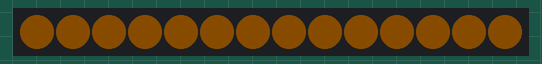
Bench run of a sketch on a simulated ATtiny85, built with avr-gcc and run on an emulated ATtiny85. Shown: 14 RGB LEDs in strip order, left to right. Dim RGB values are drawn brighter than linear; the local clock reads 2024-03-15 10:24:30 at power-on unless the sketch sets it.

Above: at 0.77 s.
At 5.48 s:
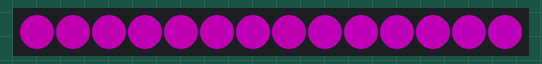
At 10.34 s:
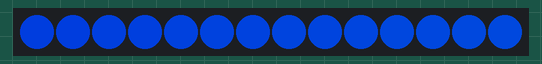
At 20.07 s:
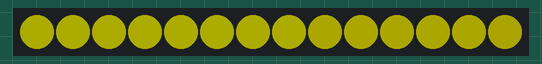
At 28.88 s:
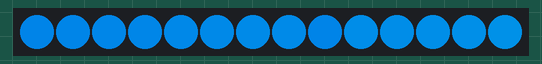
At 39.57 s:
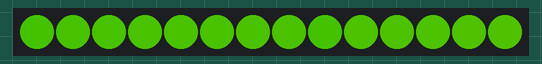

The sketch:

strandtest.edit.ino
```cpp
// Because conditional #includes don't work w/Arduino sketches...
#include <SPI.h>         // COMMENT OUT THIS LINE FOR GEMMA OR TRINKET
#include <SparkFunDS3234RTC.h>
//#include <avr/power.h> // ENABLE THIS LINE FOR GEMMA OR TRINKET
#include <Adafruit_DotStar.h>
#include <TimeLib.h>
#define NUMPIXELS 14 // Number of LEDs in strip
#define DS13074_CS_PIN 10 // DeadOn RTC Chip-select pin
#define INTERRUPT_PIN 2 // DeadOn RTC SQW/interrupt pin (optional)

// Here's how to control the LEDs from any two pins:
#define DATAPIN    4 //RED WIRE
#define CLOCKPIN   5 //GREEN WIRE
#define RTC        0
Adafruit_DotStar strip = Adafruit_DotStar(
  NUMPIXELS, DATAPIN, CLOCKPIN, DOTSTAR_BRG);
// The last parameter is optional -- this is the color data order of the
// DotStar strip, which has changed over time in different production runs.
// Your code just uses R,G,B colors, the library then reassigns as needed.
// Default is DOTSTAR_BRG, so change this if you have an earlier strip.

// Hardware SPI is a little faster, but must be wired to specific pins
// (Arduino Uno = pin 11 for data, 13 for clock, other boards are different).
//Adafruit_DotStar strip = Adafruit_DotStar(NUMPIXELS, DOTSTAR_BRG);
uint8_t mode;
uint8_t curr_pixel;
uint32_t brightness;
uint8_t binaryMonth;
uint8_t binaryDay;
//uint8_t day;
//uint8_t month;
//uint32_t year;

void messWithLEDS();

void setup() {
   Serial.begin(9600);

#if defined(__AVR_ATtiny85__) && (F_CPU == 16000000L)
  clock_prescale_set(clock_div_1); // Enable 16 MHz on Trinket
#endif
  curr_pixel = 0;
  mode = 4;
  //brightness = 0;
  if(RTC){
    #ifdef INTERRUPT_PIN // If using the SQW pin as an interrupt
      pinMode(INTERRUPT_PIN, INPUT_PULLUP);
    #endif
    rtc.begin(DS13074_CS_PIN);
    //rtc.autoTime();
    rtc.setTime(0, 39, 13, 2, 31, 10, 16);
    rtc.update();
    rtc.enableAlarmInterrupt();
  }
  else{
    //day = 17;
    //month = 6;
    //year = 2017;
    setTime(0, 0, 0, 12, 2, 2017);
  }
  strip.begin(); // Initialize pins for output
  strip.setBrightness(255);
  strip.show();  // Turn all LEDs off ASAP
}

// Runs 10 LEDs at a time along strip, cycling through red, green and blue.
// This requires about 200 mA for all the 'on' pixels + 1 mA per 'off' pixel.

int      head  = 0, tail = NUMPIXELS; // Index of first 'on' and 'off' pixels
uint32_t color = 0x000000;
uint8_t r = 0xFF;
uint8_t g = 0x00;
uint8_t b = 0x00;
uint32_t list[NUMPIXELS];

void loop(){
  rtc.update();
  //handleInput();
  switch(mode){
  case 0: //timeDisplayWords();
          break;
  case 1: //timeDisplayTicker();
          break;
  case 2: //dateTicker();
          break;
  case 3: //alarmTrigger();
          break;
  case 4: rainbowPuke();
          break;
  case 5: hackyMinSec();
          break;
  }
}

void hackyMinSec(){
  strip.clear();
  strip.setBrightness(255);
  uint32_t colorMin = 0xFF0000; //Green
  uint32_t colorSec = 0x00FF00; //Red
  int mins;
  int secs;
  if(RTC){
    mins = rtc.hour();
    secs = rtc.minute();
  }
  else{
    mins = minute();
    secs = second();
  }
  int counter = 5;
  int i = 32;

  Serial.print("Min: ");
  Serial.print(mins);
  Serial.print(" Sec: ");
  Serial.print(secs);
  Serial.println();


  while(counter >= 0){
    if(mins - i >= 0){
      strip.setPixelColor(counter+6, colorMin);
      strip.show();
      mins = mins - i;
    } else {
      strip.setPixelColor(counter+6, 0x000000);
      strip.show();
    } if(secs - i >= 0){
      strip.setPixelColor(counter, colorSec);
      strip.show();
      secs = secs - i;
    } else {
      strip.setPixelColor(counter, 0x000000);
      strip.show();
    }
    i = i / 2;
    counter--;
  }
}

void rainbowPuke() {
  strip.clear();
  //color = Color(r, g, b); //Convert separate uint8_t r, g, and b into single uint32_t
  color = ((uint32_t)r << 16) | ((uint32_t)g << 8) | b; //Taken from Adafruit_DotStay.h

  for(int i = NUMPIXELS - 1; i > 0 ; i--){
    strip.setPixelColor(i, list[i-1]); //Changes LED color to color of previous LED
    list[i] = list[i - 1]; //Changes LED color in list to color of previous LED
  }
  strip.setPixelColor(0, color); //Changes first LED to new color
  list[0] = color; //Stores new color to first position of LED list

  strip.setPixelColor(curr_pixel, color);
  strip.setBrightness(brightness / 16);
  strip.show();
  //delay(1);

  //Logic to loop through colors
  if(r == 255 && b == 0 && g < 255){
    g += 1;
  }else if(g == 255 && b == 0 && r > 0){
    r -= 1;
  }else if(r == 0 && g == 255 && b < 255){
    b += 1;
  }else if(b == 255 && r == 0 && g > 0){
    g -= 1;
  }else if(g == 0 && b == 255 && r < 255){
    r += 1;
  }else if(r == 255 && g == 0 && b > 0){
    b -= 1;
  }

  brightness++;
  brightness = brightness % 4095;

  curr_pixel++;
  if(curr_pixel >= NUMPIXELS){
    curr_pixel = 0;
  }

}
```
